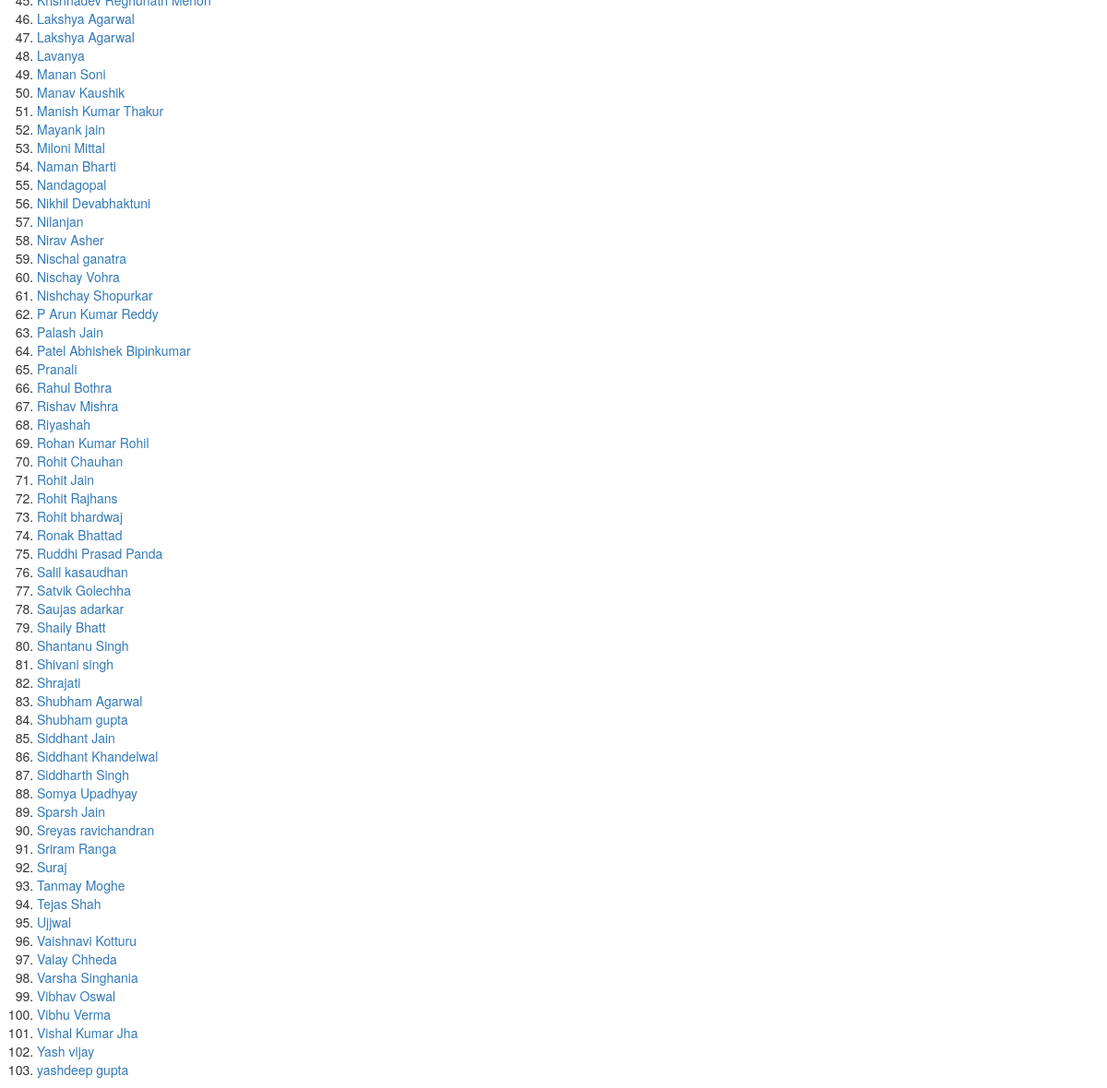
Before: /recruit/records/ (lower part) with the older database file.
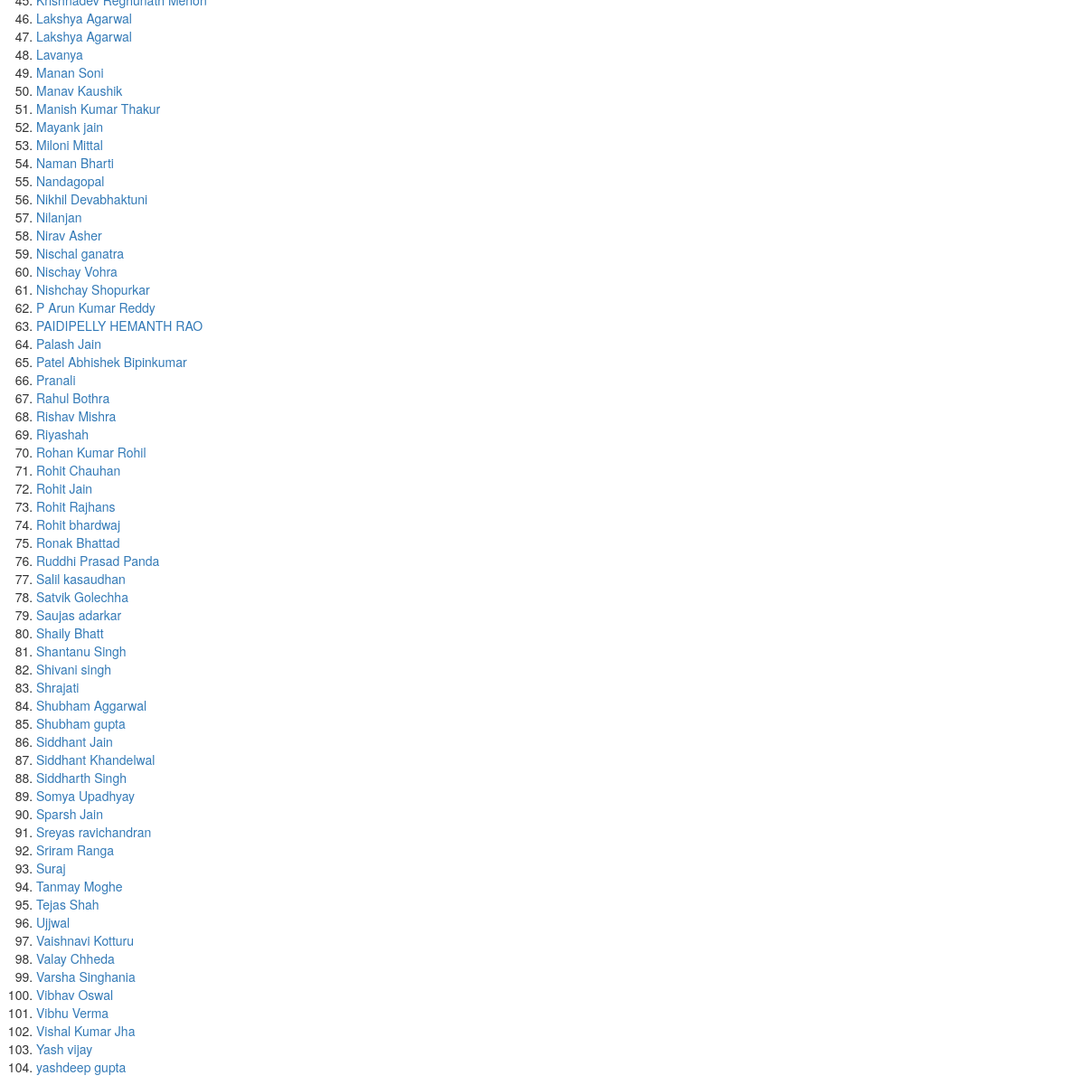
After: the same page with the newer database file.
### recruit/models.py (models this page shows, shortened)
class Recruit(models.Model):
    name=models.CharField(max_length=200)
    student_id=models.CharField(max_length=50)
    contact_no=models.CharField(max_length=20)
    skills=models.CharField(max_length=1000)

### recruit/views.py (the view)
class RecordView(generic.ListView):
    template_name = "recruit/record.html"
    context_object_name = "recruit_list"
    def get_queryset(self):
        return Recruit.objects.all().order_by("name")

### recruit/templates/recruit/record.html (shortened to what this page needs)
{% load staticfiles %}
<link rel="stylesheet" href="{% static 'recruit/css/bootstrap.min.css' %}" type="text/css" />
{% if recruit_list %}
<ol>
    {%for recruit in recruit_list%}
    <li><a href="{% url 'recruit:detail' recruit.id%}">{{recruit.name}}</a></li>
     {%endfor%}
</ol>
{%else%}
<p>No recruits are added yet!</p>
{%endif%}

Changed rows visible on the page:
removed Recruit: name "Shubham Agarwal"
added Recruit: name "PAIDIPELLY HEMANTH RAO"
added Recruit: name "Shubham Aggarwal"
